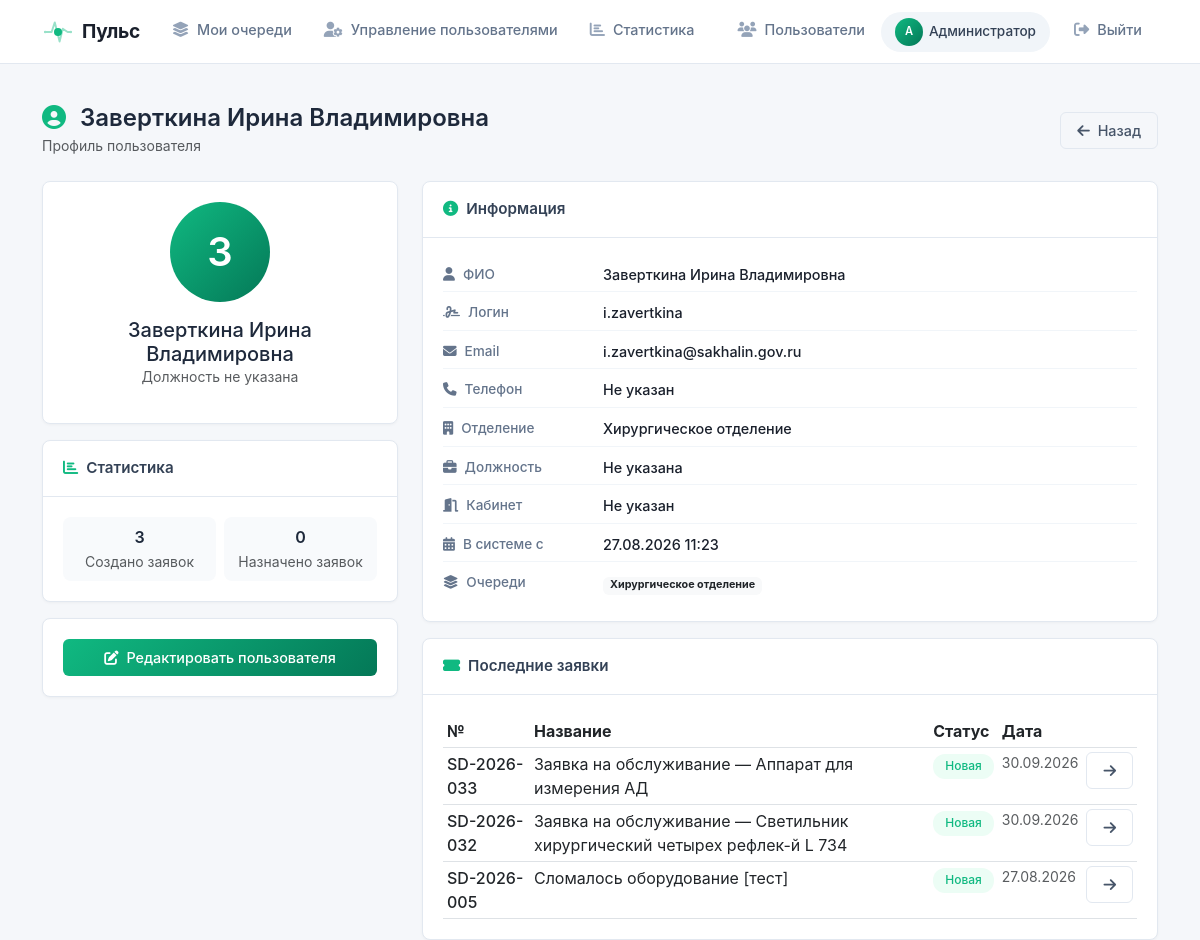
Screenshot of /user/9 (signed in) with the database file from the repository.
### models.py (models this page shows, shortened)
class User(UserMixin, db.Model):
    id = db.Column(db.Integer, primary_key=True)
    username = db.Column(db.String(80), unique=True, nullable=False)
    password = db.Column(db.String(200), nullable=False)
    full_name = db.Column(db.String(300), nullable=True)
    email = db.Column(db.String(120), unique=True, nullable=False)
    phone = db.Column(db.String(20), nullable=True)
    department = db.Column(db.String(200), nullable=True)
    position = db.Column(db.String(200), nullable=True)
    office = db.Column(db.String(50), nullable=True)
    role = db.Column(db.Integer, default=1)
    created_at = db.Column(db.DateTime, default=datetime.now(tz))
    notify_email = db.Column(db.Boolean, default=True)
    queues = db.relationship('Queue', secondary='user_queue', back_populates='members')
    admin_queues = db.relationship('Queue', secondary='queue_admins', back_populates='admins')
    assigned_tickets = db.relationship('Ticket', secondary='ticket_assignees', back_populates='assignees')
    created_tickets = db.relationship('Ticket', foreign_keys='Ticket.created_by_id', backref='creator')
    allowed_queues = db.relationship(
        'Queue',
        secondary='queue_links',
        primaryjoin='Queue.id == queue_links.c.queue_from',
        secondaryjoin='Queue.id == queue_links.c.queue_to',
        backref='allowed_by_queues'
    )
    bookings = db.relationship('Booking', backref='user', lazy=True)
    @property
    def department(self):
        return ', '.join(q.name for q in self.queues)

class Queue(db.Model):
    id = db.Column(db.Integer, primary_key=True)
    name = db.Column(db.String(100), nullable=False, unique=True)
    description = db.Column(db.Text, nullable=True)
    is_active = db.Column(db.Boolean, default=True)
    queue_type = db.Column(db.String(50), default='default')
    created_at = db.Column(db.DateTime, default=datetime.now(tz))
    created_by_id = db.Column(db.Integer, db.ForeignKey('user.id'))
    mail = db.Column(db.Text,default = None)
    admins = db.relationship('User', secondary='queue_admins', back_populates='admin_queues')
    members = db.relationship('User', secondary='user_queue', back_populates='queues')
    tickets = db.relationship('Ticket', backref='queue', lazy=True)
    cars = db.relationship('Car', backref='queue', lazy=True)
    created_by = db.relationship('User', foreign_keys=[created_by_id])

class Ticket(db.Model):
    id = db.Column(db.Integer, primary_key=True)
    ticket_number = db.Column(db.String(20), unique=True, nullable=False)
    title = db.Column(db.String(200), nullable=False)
    description = db.Column(db.Text, nullable=False)
    status = db.Column(db.String(50), default='Новая')
    priority = db.Column(db.String(20), default='Средний')
    start_date = db.Column(db.DateTime, nullable=True)
    deadline = db.Column(db.DateTime, nullable=True)
    actual_deadline = db.Column(db.DateTime, nullable=True)
    created_by_id = db.Column(db.Integer, db.ForeignKey('user.id'))
    queue_id = db.Column(db.Integer, db.ForeignKey('queue.id'), nullable=True)
    rating = db.Column(db.Integer, nullable=True)
    feedback_text = db.Column(db.Text, nullable=True)
    created_at = db.Column(db.DateTime, default=datetime.now(tz))
    updated_at = db.Column(db.DateTime, default=datetime.now(tz), onupdate=datetime.now(tz))
    closed_at = db.Column(db.DateTime, nullable=True)
    assignees = db.relationship('User', secondary='ticket_assignees', back_populates='assigned_tickets')
    attachments = db.relationship('Attachment', backref='ticket', lazy=True)
    metrologist_request = db.relationship(
        'MetrologistRequest',
        back_populates='ticket',
        uselist=False,
        cascade='all, delete-orphan'
    )

### app.py (the view)
@app.route('/user/<int:user_id>')
@login_required
def user_profile(user_id):
    user = User.query.get_or_404(user_id)
    return render_template('user_profile.html', user=user)

### templates/user_profile.html (shortened to what this page needs)
{% extends "base.html" %}
{% block content %}
<div class="d-flex justify-content-between align-items-center mb-4">
    <div>
        <h4 class="mb-0 fw-semibold">
            <i class="fas fa-user-circle me-2" style="color: var(--primary);"></i>
            {{ user.full_name or user.username }}
        </h4>
        <span class="text-muted small">Профиль пользователя</span>
    </div>
    <a href="{{ url_for('users_list') }}" class="btn btn-outline-modern">
        <i class="fas fa-arrow-left me-1"></i> Назад
    </a>
</div>
<div class="row g-4">
    <div class="col-lg-4">
        <div class="card-modern animate-fade-in">
            <div class="card-body text-center">
                <div class="user-profile-avatar" style="background: linear-gradient(135deg, #10b981 0%, #047857 100%);">
                    {{ user.full_name[0]|upper if user.full_name else user.username[0]|upper }}
                </div>
                <h5 class="mt-3 mb-0">{{ user.full_name or 'Имя не указано' }}</h5>
                <p class="text-muted small">{{ user.position or 'Должность не указана' }}</p>
            </div>
        </div>
        <div class="card-modern mt-3">
            <div class="card-header">
                <i class="fas fa-chart-bar me-2" style="color: var(--primary);"></i>Статистика
            </div>
            <div class="card-body">
                <div class="row g-2 text-center">
                    <div class="col-6">
                        <div class="p-2 bg-light-custom rounded-8">
                            <div class="fw-semibold">{{ user.created_tickets|length }}</div>
                            <small class="text-muted">Создано заявок</small>
                        </div>
                    </div>
                    <div class="col-6">
                        <div class="p-2 bg-light-custom rounded-8">
                            <div class="fw-semibold">{{ user.assigned_tickets|length }}</div>
                            <small class="text-muted">Назначено заявок</small>
                        </div>
                    </div>
                </div>
            </div>
        </div>
        {% if current_user.role == 0 %}
        <div class="card-modern mt-3">
            <div class="card-body">
                <a href="{{ url_for('user_mgmt.admin_user_edit', user_id=user.id) }}" class="btn btn-primary-gradient w-100">
                    <i class="fas fa-edit me-1"></i> Редактировать пользователя
                </a>
            </div>
        </div>
        {% endif %}
    </div>
    <div class="col-lg-8">
        <div class="card-modern animate-fade-in">
            <div class="card-header">
                <i class="fas fa-info-circle me-2" style="color: var(--primary);"></i>Информация
            </div>
            <div class="card-body">
                <div class="user-profile-info">
                    <div class="info-row">
                        <span class="info-label"><i class="fas fa-user me-2"></i>ФИО</span>
                        <span class="info-value">{{ user.full_name or 'Не указано' }}</span>
                    </div>
                    <div class="info-row">
                        <span class="info-label"><i class="fas fa-signature me-2"></i>Логин</span>
                        <span class="info-value">{{ user.username }}</span>
                    </div>
                    <div class="info-row">
                        <span class="info-label"><i class="fas fa-envelope me-2"></i>Email</span>
                        <span class="info-value">{{ user.email }}</span>
                    </div>
                    <div class="info-row">
                        <span class="info-label"><i class="fas fa-phone me-2"></i>Телефон</span>
                        <span class="info-value">{{ user.phone or 'Не указан' }}</span>
                    </div>
                    <div class="info-row">
                        <span class="info-label"><i class="fas fa-building me-2"></i>Отделение</span>
                        <span class="info-value">{{ user.department or 'Не указано' }}</span>
                    </div>
                    <div class="info-row">
                        <span class="info-label"><i class="fas fa-briefcase me-2"></i>Должность</span>
                        <span class="info-value">{{ user.position or 'Не указана' }}</span>
                    </div>
                    <div class="info-row">
                        <span class="info-label"><i class="fas fa-door-open me-2"></i>Кабинет</span>
                        <span class="info-value">{{ user.office or 'Не указан' }}</span>
                    </div>
                    <div class="info-row">
                        <span class="info-label"><i class="fas fa-calendar-alt me-2"></i>В системе с</span>
                        <span class="info-value">{{ user.created_at.strftime('%d.%m.%Y %H:%M') }}</span>
                    </div>
                    <div class="info-row">
                        <span class="info-label"><i class="fas fa-layer-group me-2"></i>Очереди</span>
                        <span class="info-value">
                            {% for queue in user.queues %}
                                <span class="badge bg-light text-dark border-0">{{ queue.name }}</span>
                            {% else %}
                                <span class="text-muted">Не состоит в очередях</span>
                            {% endfor %}
                        </span>
                    </div>
                </div>
            </div>
        </div>
        <div class="card-modern mt-3">
            <div class="card-header">
                <i class="fas fa-ticket-alt me-2" style="color: var(--primary);"></i>Последние заявки
            </div>
            <div class="card-body">
                {% set recent_tickets = user.created_tickets|sort(attribute='created_at', reverse=true) %}
                {% if recent_tickets %}
                    <div class="table-responsive">
                        <table class="table table-sm mb-0">
                            <thead>
                                <tr>
                                    <th>№</th>
                                    <th>Название</th>
                                    <th>Статус</th>
                                    <th>Дата</th>
                                    <th></th>
                                </tr>
                            </thead>
                            <tbody>
                                {% for ticket in recent_tickets[:5] %}
                                    <tr>
                                        <td><span class="fw-medium">{{ ticket.ticket_number }}</span></td>
                                        <td>{{ ticket.title }}</td>
                                        <td>
                                            <span class="badge-status
                                                {% if ticket.status == 'Новая' %}badge-status-new
                                                {% elif ticket.status == 'В работе' %}badge-status-work
                                                {% elif ticket.status == 'Закрыта' %}badge-status-closed
                                                {% else %}badge-status-other{% endif %}">
                                                {{ ticket.status }}
                                            </span>
                                        </td>
                                        <td class="text-muted small">{{ ticket.created_at.strftime('%d.%m.%Y') }}</td>
                                        <td>
                                            <a href="{{ url_for('tickets.ticket_detail', ticket_id=ticket.id) }}" class="btn btn-outline-modern btn-sm">
                                                <i class="fas fa-arrow-right"></i>
                                            </a>
                                        </td>
                                    </tr>
                                {% endfor %}
                            </tbody>
                        </table>
                    </div>
                {% else %}
                    <p class="text-muted text-center py-2">Нет созданных заявок</p>
                {% endif %}
            </div>
        </div>
    </div>
</div>
{% endblock %}

### templates/base.html (shortened to what this page needs)
<!DOCTYPE html>
<html lang="ru">
<head>
    <link href="https://cdn.jsdelivr.net/npm/bootstrap@5.3.0/dist/css/bootstrap.min.css" rel="stylesheet">
    <link href="https://cdnjs.cloudflare.com/ajax/libs/font-awesome/6.4.0/css/all.min.css" rel="stylesheet">
    <link rel="stylesheet" href="{{ url_for('static', filename='style.css') }}">
    <link href="https://cdn.quilljs.com/1.3.6/quill.snow.css" rel="stylesheet">
</head>
<body>
    <nav class="navbar navbar-expand-lg navbar-custom">
        <div class="container">
            <a class="navbar-brand" href="{{ url_for('index') }}">
                <span class="logo-pulse">
                    <span class="pulse-icon">
                        <span class="pulse-dot"></span>
                    </span>
                    Пульс
                </span>
            </a>
            <div class="collapse navbar-collapse" id="navbarNav">
                <ul class="navbar-nav me-auto">
                    {% if current_user.is_authenticated and current_user.admin_queues %}
                        <li class="nav-item">
                            <a class="nav-link {{ 'active' if request.endpoint == 'my_queues' }}" href="{{ url_for('my_queues.my_queues') }}">
                                <i class="fas fa-layer-group"></i> Мои очереди
                            </a>
                        </li>
                    {% endif %}
                    {% if current_user.is_authenticated and current_user.role == 0 %}
                        <li class="nav-item dropdown">
                            <a class="nav-link {{ 'active' if request.endpoint == 'admin_users' }}" href="{{ url_for('user_mgmt.admin_users') }}">
                                <i class="fas fa-user-cog"></i> Управление пользователями
                            </a>
                        </li>
                        <li class="nav-item">
                            <a class="nav-link {{ 'active' if request.endpoint == 'statistics' }}" href="{{ url_for('statistics.statistics') }}">
                                <i class="fas fa-chart-bar"></i> Статистика
                            </a>
                        </li>
                    {% endif %}
                </ul>
                <ul class="navbar-nav align-items-center">
                    {% if current_user.is_authenticated %}
                        <li class="nav-item">
                            <a class="nav-link {{ 'active' if request.endpoint == 'users_list' }}" href="{{ url_for('users_list') }}">
                                <i class="fas fa-users"></i> Пользователи
                            </a>
                        </li>
                        <li class="nav-item me-2">
                            <a href="{{ url_for('profile') }}" class="user-badge-link" title="Перейти в профиль">
                                <span class="user-badge">
                                    <span class="user-avatar-mini">{{ (current_user.full_name or current_user.username)[0]|upper }}</span>
                                    {{ current_user.full_name or current_user.username }}
                                </span>
                            </a>
                        </li>
                        <li class="nav-item">
                            <a class="nav-link btn-logout" href="{{ url_for('login.logout') }}">
                                <i class="fas fa-sign-out-alt"></i> Выйти
                            </a>
                        </li>
                    {% else %}
                        <li class="nav-item">
                            <a class="nav-link btn-login" href="{{ url_for('login') }}">
                                <i class="fas fa-sign-in-alt"></i> Войти
                            </a>
                        </li>
                    {% endif %}
                </ul>
            </div>
        </div>
    </nav>
    <div class="container mt-4 pt-3">
        {% block content %}{% endblock %}
    </div>
</body>
</html>

### rows the page displays
User: full_name "А", full_name "Администратор"
User: full_name "Заверткина Ирина Владимировна", full_name "З", position "Должность не указана", username "i.zavertkina", email "i.zavertkina@sakhalin.gov.ru", phone "Не указан", position "Не указана", office "Не указан", created_at "27.08.2026 11:23"
Queue: name "Хирургическое отделение"
Ticket: ticket_number "SD-2026-033", title "Заявка на обслуживание — Аппарат для измерения АД", status "Новая", created_at "30.09.2026"
Ticket: ticket_number "SD-2026-032", title "Заявка на обслуживание — Светильник хирургический четырех рефлек-й L 734", status "Новая", created_at "30.09.2026"
Ticket: ticket_number "SD-2026-005", title "Сломалось оборудование [тест]", status "Новая", created_at "27.08.2026"

### other values shown
{{ user.created_tickets|length }} "3"
{{ user.assigned_tickets|length }} "0"
